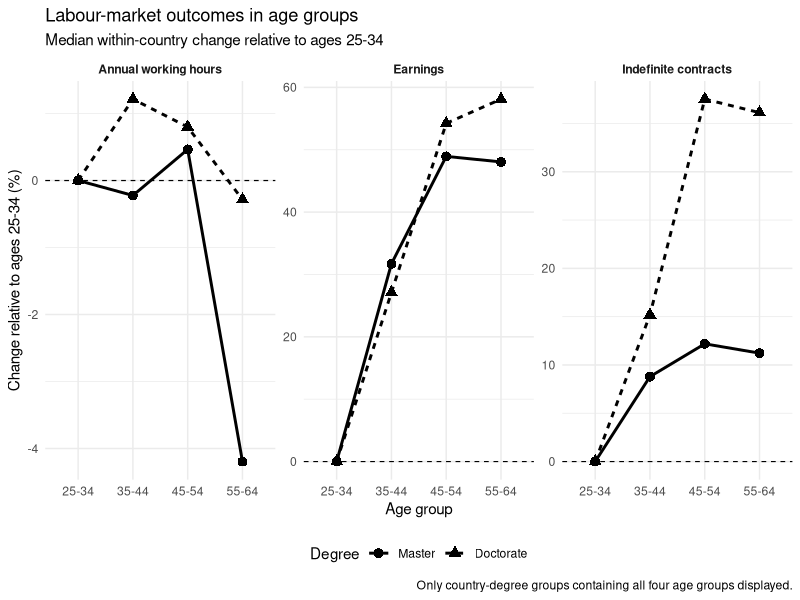
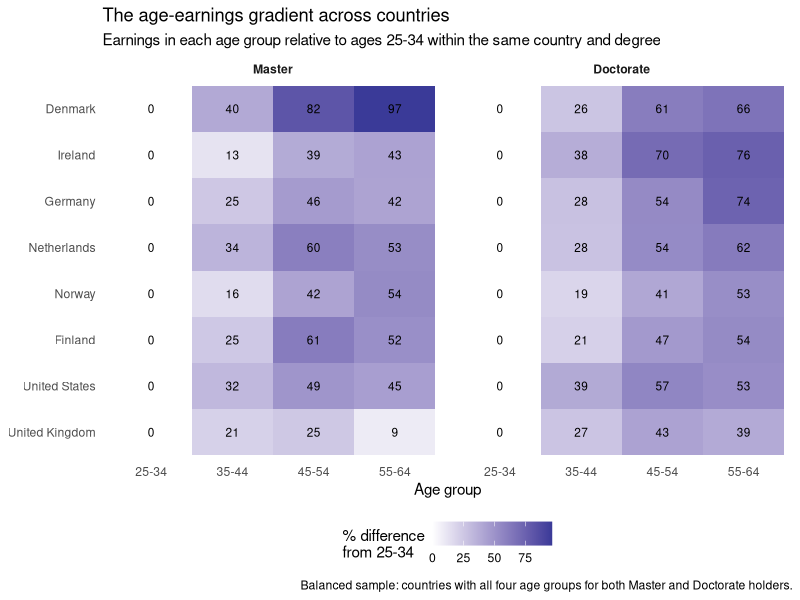
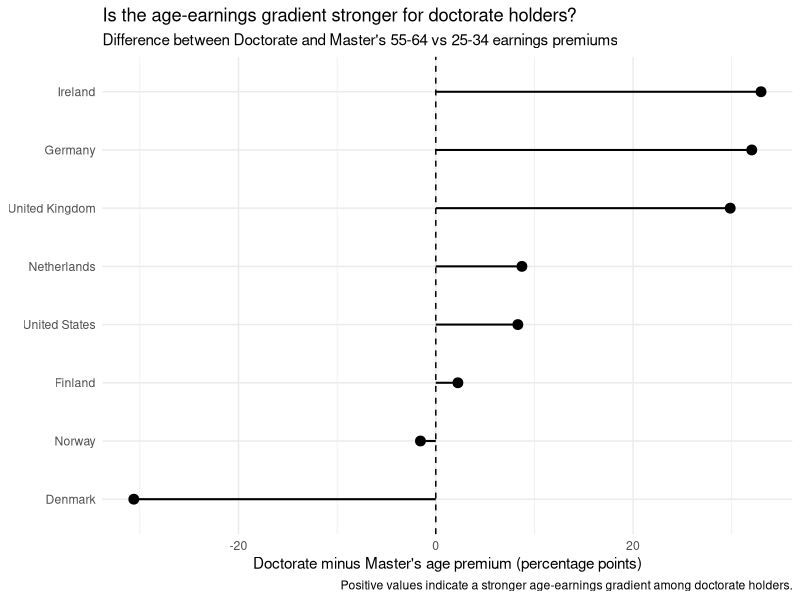
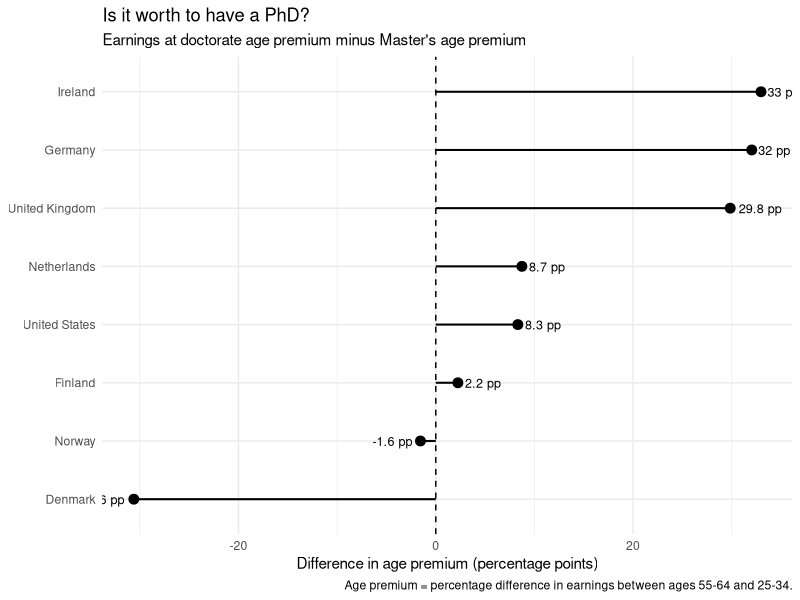

These figures' R source, in order:
## ---- chunk 1
#| label: setup
#| message: false
#| cache: false
#| output: false

#We restricted the analysis to observations classified by OECD as normal values (OBS_STATUS_1 = "A"). When two normal observations were available for the same country, year and indicator, we used their arithmetic mean and flagged these cases for sensitivity analysis.

library(tidyverse)
dat <- read_csv("filtered_reICO_data.csv")
head(dat)
colnames(dat)


# Keep only age-specific variables
age_data <- dat %>%
  filter(
    str_detect(
      Indicator,
      "aged 25-34|aged 35-44|aged 45-54|aged 55-64"
    )
  )

# Keep observations classified as "Normal value"
age_normal <- age_data %>%
  filter(OBS_STATUS_1 == "A")

#Coerce duplications into a mean
age_normal_check <- age_normal %>%
  group_by(REF_AREA, `Reference area`, VAR, Indicator) %>%
  summarise(
    n_values = n(),
    value_min = min(OBS_VALUE),
    value_max = max(OBS_VALUE),
    value_mean = mean(OBS_VALUE),
    difference = value_max - value_min,
    pct_difference =
      100 * difference / value_mean,
    .groups = "drop"
  )


#Create tidy table
age_tidy <- age_normal_check %>%
  mutate(
    
    # Degree
    degree = case_when(
      str_starts(VAR, "MAS") ~ "Master",
      str_starts(VAR, "PHD") ~ "Doctorate",
      TRUE ~ NA_character_
    ),
    
    # Age group
    age_group = case_when(
      str_detect(VAR, "25_34") ~ "25-34",
      str_detect(VAR, "35_44") ~ "35-44",
      str_detect(VAR, "45_54") ~ "45-54",
      str_detect(VAR, "55_64") ~ "55-64",
      TRUE ~ NA_character_
    ),
    
    # Outcome
    outcome = case_when(
      str_detect(VAR, "EARNY") ~ "Earnings",
      str_detect(VAR, "_HW")   ~ "Annual hours",
      str_detect(VAR, "PERM")  ~ "Indefinite contract",
      TRUE ~ NA_character_
    ),
    
    # Put age groups in logical order
    age_group = factor(
      age_group,
      levels = c("25-34", "35-44", "45-54", "55-64"),
      ordered = TRUE
    ),
    
    # Put degree categories in logical order
    degree = factor(
      degree,
      levels = c("Master", "Doctorate")
    ),
    
    # Flag cases where more than one normal value was averaged
    duplicate_normal = n_values > 1
  ) %>%
  
  select(
    country_code = REF_AREA,
    country = `Reference area`,
    degree,
    age_group,
    outcome,
    value = value_mean,
    duplicate_normal,
    n_normal_values = n_values,
    value_min,
    value_max,
    difference,
    pct_difference,
    VAR
  ) %>%
  
  arrange(
    country,
    degree,
    outcome,
    age_group
  )

#Check that all variables got converted and no NA values exist
age_tidy %>%
  filter(
    is.na(degree) |
    is.na(age_group) |
    is.na(outcome)
  )

#Inspect coverage
age_tidy %>%
  count(degree, outcome, age_group)

#Check that no duplicate values remain
age_tidy %>%
  count(country, degree, age_group, outcome) %>%
  filter(n > 1)
## ---- chunk 2
#| label: plot1_setup
#| message: false
#| cache: false
#| output: false

#Only use consistent data
plot1_data <- age_tidy %>%
  filter(
    !is.na(country),
    !is.na(degree),
    !is.na(age_group),
    !is.na(outcome),
    !is.na(value)
  ) %>%
  
  group_by(country, degree, outcome) %>%
  
  # Keep only cases where all 4 age groups are available
  filter(n_distinct(age_group) == 4) %>%
  
  ungroup()

#Number of countries:
plot1_data %>%
  distinct(country, degree, outcome) %>%
  count(degree, outcome)

#Create age-dependent change relative to 25-34 years
plot1_data <- plot1_data %>%
  group_by(country, degree, outcome) %>%
  mutate(
    baseline_25_34 = value[age_group == "25-34"],
    
    age_change = case_when(
      
      # Percentage change
      outcome == "Earnings" ~
        100 * (value / baseline_25_34 - 1),
      
      outcome == "Annual hours" ~
        100 * (value / baseline_25_34 - 1),
      
      outcome == "Indefinite contract" ~
        100 * (value / baseline_25_34 - 1)
    )
  ) %>%
  ungroup()

#Check
plot1_data %>%
  select(
    country,
    degree,
    outcome,
    age_group,
    value,
    baseline_25_34,
    age_change
  ) %>%
  arrange(country, degree, outcome, age_group)

#Summarize across countries, use median and 25th and 75th percentiles
plot1_summary <- plot1_data %>%
  group_by(degree, outcome, age_group) %>%
  summarise(
    median_change = median(age_change, na.rm = TRUE),
    q25 = quantile(age_change, 0.25, na.rm = TRUE),
    q75 = quantile(age_change, 0.75, na.rm = TRUE),
    n_countries = n(),
    .groups = "drop"
  )

#inspect
plot1_summary


## ---- chunk 3
#| label: tbl-plot1
#| tbl-cap: "Number of countries available for analysis."
#| column: margin
#| echo: false
plot1_summary %>%
  select(degree, outcome, age_group, n_countries)%>%
  knitr::kable(
    col.names = c(
      "Degree",
      "Outcome",
      "Age group",
      "Number of countries"
    )
  )
## ---- chunk 4
#| label: fig-plot1
#| fig-cap: "Labour-market outcomes in age groups"
#| fig-alt: >-
#|   Line plots depicting percentage change in outcomes relative to the youngest age group (25-34 years). 
#| message: false
#| cache: false
#| output: true


#Plotting
library(ggplot2)

#Prepare facets
plot1_summary <- plot1_summary %>%
  mutate(
    outcome_label = case_when(
      outcome == "Earnings" ~
        "Earnings",
      
      outcome == "Annual hours" ~
        "Annual working hours",
      
      outcome == "Indefinite contract" ~
        "Indefinite contracts"
    )
  )


ggplot(
  plot1_summary,
  aes(
    x = age_group,
    y = median_change,
    group = degree
  )
) +
  geom_hline(
    yintercept = 0,
    linetype = "dashed",
    linewidth = 0.4
  ) +
  
  geom_line(
    aes(linetype = degree),
    linewidth = 1
  ) +
  
  geom_point(
    aes(shape = degree),
    size = 3
  ) +
  
  facet_wrap(
    ~ outcome_label,
    scales = "free_y"
  ) +
  
  labs(
    title = "Labour-market outcomes in age groups",
    subtitle = "Median within-country change relative to ages 25-34",
    x = "Age group",
    y = "Change relative to ages 25-34 (%)",
    linetype = "Degree",
    shape = "Degree",
    caption = "Only country-degree groups containing all four age groups displayed."
  ) +
  
  theme_minimal() +
  
  theme(
    legend.position = "bottom",
    strip.text = element_text(face = "bold")
  )

## ---- chunk 5
#| label: plot2_setup
#| message: false
#| cache: false
#| output: false
#Find countries with 4 age groups for both MSc and PhD
balanced_countries <- age_tidy %>%
  filter(
    outcome == "Earnings",
    !is.na(value)
  ) %>%
  
  group_by(country, degree) %>%
  summarise(
    n_age_groups = n_distinct(age_group),
    .groups = "drop"
  ) %>%
  
  # Complete age profile for the degree
  filter(n_age_groups == 4) %>%
  
  # Now check whether BOTH degrees are complete
  count(country, name = "n_degrees") %>%
  filter(n_degrees == 2) %>%
  pull(country)


#Organize data for heatmap
heatmap_data <- age_tidy %>%
  filter(
    outcome == "Earnings",
    country %in% balanced_countries
  ) %>%
  
  group_by(country, degree) %>%
  
  mutate(
    earnings_25_34 = value[age_group == "25-34"],
    
    earnings_change =
      100 * (value / earnings_25_34 - 1)
  ) %>%
  
  ungroup()

#Sort countries according to their older age earnings
country_order <- heatmap_data %>%
  filter(age_group == "55-64") %>%
  group_by(country) %>%
  summarise(
    senior_premium = mean(earnings_change, na.rm = TRUE),
    .groups = "drop"
  ) %>%
  arrange(senior_premium) %>%
  pull(country)

#Apply ordering
heatmap_data <- heatmap_data %>%
  mutate(
    country = factor(
      country,
      levels = country_order
    )
  )

## ---- chunk 6
#| label: fig-plot2
#| fig-cap: "Age-earnings gradient across countries"
#| fig-alt: >-
#|   A heatmap depicting percentage change in earnings relative to the youngest age group (25-34 years) across countries. 
#| message: false
#| cache: false
#| output: true

#Heatmap
ggplot(
  heatmap_data,
  aes(
    x = age_group,
    y = country,
    fill = earnings_change
  )
) +
  
  geom_tile(
    linewidth = 0.5
  ) +
  
  geom_text(
    aes(label = round(earnings_change, 0)),
    size = 3
  ) +
  
  facet_wrap(~ degree) +
  
  scale_fill_gradient2(
    midpoint = 0,
    name = "% difference\nfrom 25-34"
  ) +
  
  labs(
    title = "The age-earnings gradient across countries",
    subtitle = "Earnings in each age group relative to ages 25-34 within the same country and degree",
    x = "Age group",
    y = NULL,
    caption = "Balanced sample: countries with all four age groups for both Master and Doctorate holders."
  ) +
  
  theme_minimal() +
  
  theme(
    legend.position = "bottom",
    panel.grid = element_blank(),
    strip.text = element_text(face = "bold")
  )


## ---- chunk 7
#| label: plot3_setup
#| message: false
#| cache: false
#| output: false

#Keep the youngest and oldest groups
age_premium <- age_tidy %>%
  filter(
    outcome == "Earnings",
    age_group %in% c("25-34", "55-64"),
    !is.na(value)
  ) %>%
  
  select(
    country,
    degree,
    age_group,
    value
  )

#Make a wide table
age_premium <- age_premium %>%
  pivot_wider(
    names_from = age_group,
    values_from = value
  )

#Require both age groups
age_premium <- age_premium %>%
  drop_na(`25-34`, `55-64`)

#Calculate age earnings premium
age_premium <- age_premium %>%
  mutate(
    age_premium =
      100 * (`55-64` / `25-34` - 1)
  )

#Reformat table to compare PhD vs MSc
degree_comparison <- age_premium %>%
  select(
    country,
    degree,
    age_premium
  ) %>%
  
  pivot_wider(
    names_from = degree,
    values_from = age_premium
  ) %>%
    drop_na(Master, Doctorate) # We need both degrees to compare them

#PhD - MSc
degree_comparison <- degree_comparison %>%
  mutate(
    phd_minus_master =
      Doctorate - Master
  ) %>%
  
  arrange(phd_minus_master)


## ---- chunk 8
#| label: fig-plot3
#| fig-cap: "Worth of PhD at age 55-64 years"
#| fig-alt: >-
#|   A graph depicting percentage change between doctorate and master degree holder earnings at the age of 55-64 years relative to the youngest age group (25-34 years) across countries. 
#| message: false
#| cache: false
#| output: true

#Plot without visible data points
ggplot(
  degree_comparison,
  aes(
    x = reorder(country, phd_minus_master),
    y = phd_minus_master
  )
) +
  
  geom_hline(
    yintercept = 0,
    linetype = "dashed"
  ) +
  
  geom_segment(
    aes(
      xend = reorder(country, phd_minus_master),
      y = 0,
      yend = phd_minus_master
    ),
    linewidth = 0.7
  ) +
  
  geom_point(
    size = 3
  ) +
  
  coord_flip() +
  
  labs(
    title = "Is the age-earnings gradient stronger for doctorate holders?",
    subtitle = "Difference between Doctorate and Master's 55-64 vs 25-34 earnings premiums",
    x = NULL,
    y = "Doctorate minus Master's age premium (percentage points)",
    caption = "Positive values indicate a stronger age-earnings gradient among doctorate holders."
  ) +
  
  theme_minimal()

## ---- chunk 9
#| echo: false
#| output: false
#Add values to the previous plot
ggplot(
  degree_comparison,
  aes(
    x = reorder(country, phd_minus_master),
    y = phd_minus_master
  )
) +
  
  geom_hline(
    yintercept = 0,
    linetype = "dashed"
  ) +
  
  geom_segment(
    aes(
      xend = reorder(country, phd_minus_master),
      y = 0,
      yend = phd_minus_master
    ),
    linewidth = 0.7
  ) +
  
  geom_point(
    size = 3
  ) +
  
  geom_text(
    aes(
      label = paste0(
        round(phd_minus_master, 1),
        " pp"
      )
    ),
    hjust = ifelse(
      degree_comparison$phd_minus_master >= 0,
      -0.2,
      1.2
    ),
    size = 3.2
  ) +
  
  coord_flip() +
  
  labs(
    title = "Is it worth to have a PhD?",
    subtitle = "Earnings at doctorate age premium minus Master's age premium",
    x = NULL,
    y = "Difference in age premium (percentage points)",
    caption = "Age premium = percentage difference in earnings between ages 55-64 and 25-34."
  ) +
  
  theme_minimal()
## ---- chunk 10
#| label: print-time
#| message: false
cat(format(Sys.time()))
